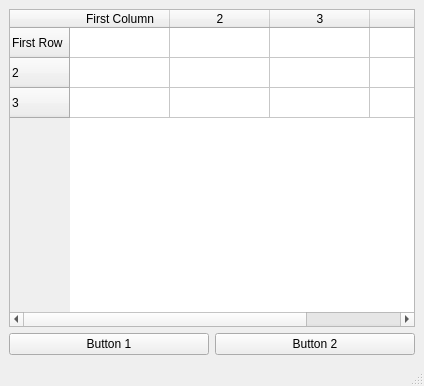
<?xml version="1.0" encoding="UTF-8"?>
<ui version="4.0">
 <class>MainWindow</class>
 <widget class="QMainWindow" name="MainWindow">
  <property name="geometry">
   <rect>
    <x>0</x>
    <y>0</y>
    <width>424</width>
    <height>386</height>
   </rect>
  </property>
  <property name="windowTitle">
   <string>MainWindow</string>
  </property>
  <widget class="QWidget" name="centralwidget">
   <layout class="QVBoxLayout" name="verticalLayout">
    <item>
     <layout class="QHBoxLayout" name="horizontalLayout">
      <item>
       <widget class="QTableWidget" name="tableWidget">
        <property name="rowCount">
         <number>3</number>
        </property>
        <property name="columnCount">
         <number>4</number>
        </property>
        <row>
         <property name="text">
          <string>First Row</string>
         </property>
        </row>
        <row/>
        <row/>
        <column>
         <property name="text">
          <string>First Column</string>
         </property>
        </column>
        <column/>
        <column/>
        <column/>
        <item row="0" column="0">
         <property name="text">
          <string/>
         </property>
        </item>
        <item row="0" column="1">
         <property name="text">
          <string/>
         </property>
        </item>
       </widget>
      </item>
     </layout>
    </item>
    <item>
     <layout class="QHBoxLayout" name="horizontalLayout_2">
      <item>
       <widget class="QPushButton" name="pushButton">
        <property name="text">
         <string>Button 1</string>
        </property>
       </widget>
      </item>
      <item>
       <widget class="QPushButton" name="pushButton_2">
        <property name="text">
         <string>Button 2</string>
        </property>
       </widget>
      </item>
     </layout>
    </item>
   </layout>
  </widget>
  <widget class="QMenuBar" name="menubar">
   <property name="geometry">
    <rect>
     <x>0</x>
     <y>0</y>
     <width>424</width>
     <height>21</height>
    </rect>
   </property>
  </widget>
  <widget class="QStatusBar" name="statusbar"/>
 </widget>
 <resources/>
 <connections/>
</ui>
